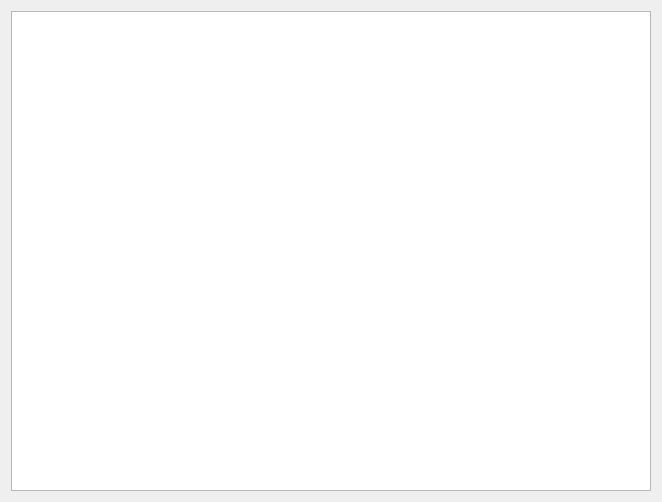
<ui version="4.0" >
 <class>Viewer</class>
 <widget class="QWidget" name="Viewer" >
  <property name="geometry" >
   <rect>
    <x>0</x>
    <y>0</y>
    <width>658</width>
    <height>498</height>
   </rect>
  </property>
  <property name="windowTitle" >
   <string>Viewer</string>
  </property>
  <layout class="QGridLayout" >
   <item row="0" column="0" >
    <widget class="Digipad" name="graphicsView" >
     <property name="minimumSize" >
      <size>
       <width>640</width>
       <height>480</height>
      </size>
     </property>
     <property name="renderHints" >
      <set>QPainter::Antialiasing|QPainter::HighQualityAntialiasing|QPainter::SmoothPixmapTransform|QPainter::TextAntialiasing</set>
     </property>
     <property name="dragMode" >
      <enum>QGraphicsView::RubberBandDrag</enum>
     </property>
    </widget>
   </item>
  </layout>
 </widget>
 <customwidgets>
  <customwidget>
   <class>Digipad</class>
   <extends>QGraphicsView</extends>
   <header>digipad.h</header>
  </customwidget>
 </customwidgets>
 <resources/>
 <connections/>
</ui>
